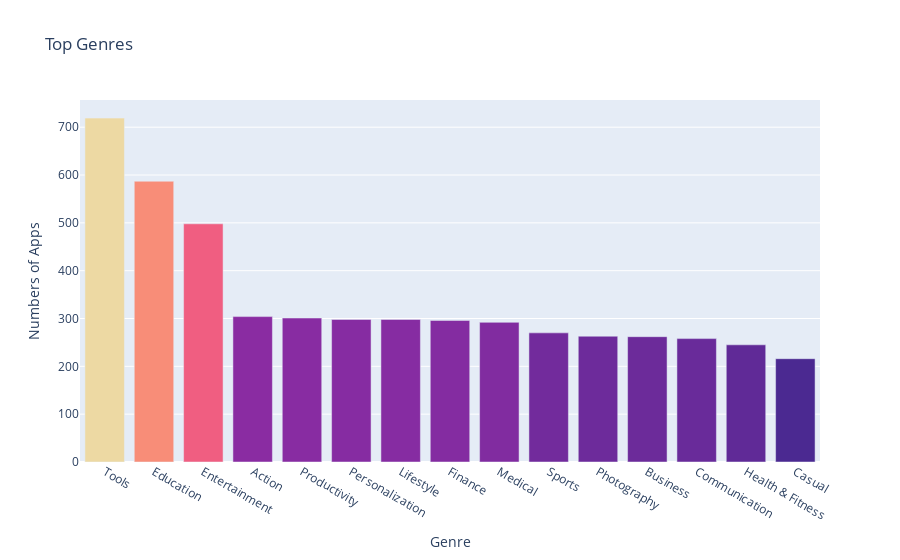

The code cell stored with this chart in its notebook:
### Code cell
bar = px.bar(x=num_genres.index[:15], y = num_genres.values[:15],title='Top Genres', 
             hover_name=num_genres.index[:15],
             color=num_genres.values[:15],
             color_continuous_scale='Agsunset')
bar.update_layout(xaxis_title='Genre',
                  yaxis_title='Numbers of Apps',
                  coloraxis_showscale=False)
bar.show()

### Figure 1 — Plotly figure (JSON) as saved in the notebook; plotly's stock layout.template omitted (floating-point values rounded to 4 significant figures)
{"data": [{"alignmentgroup": "True", "hovertemplate": "<b>%{hovertext}</b><br><br>x=%{x}<br>y=%{y}<br>color=%{marker.color}<extra></extra>", "hovertext": ["Tools", "Education", "Entertainment", "Action", "Productivity", "Personalization", "Lifestyle", "Finance", "Medical", "Sports", "Photography", "Business", "Communication", "Health & Fitness", "Casual"], "legendgroup": "", "marker": {"color": [719, 587, 498, 304, 301, 298, 298, 296, 292, 270, 263, 262, 258, 245, 216], "coloraxis": "coloraxis", "pattern": {"shape": ""}}, "name": "", "offsetgroup": "", "orientation": "v", "showlegend": false, "textposition": "auto", "type": "bar", "x": ["Tools", "Education", "Entertainment", "Action", "Productivity", "Personalization", "Lifestyle", "Finance", "Medical", "Sports", "Photography", "Business", "Communication", "Health & Fitness", "Casual"], "xaxis": "x", "y": [719, 587, 498, 304, 301, 298, 298, 296, 292, 270, 263, 262, 258, 245, 216], "yaxis": "y"}], "layout": {"autosize": true, "barmode": "relative", "coloraxis": {"colorbar": {"title": {"text": "color"}}, "colorscale": [[0, "rgb(75, 41, 145)"], [0.1667, "rgb(135, 44, 162)"], [0.3333, "rgb(192, 54, 157)"], [0.5, "rgb(234, 79, 136)"], [0.6667, "rgb(250, 120, 118)"], [0.8333, "rgb(246, 169, 122)"], [1, "rgb(237, 217, 163)"]], "showscale": false}, "legend": {"tracegroupgap": 0}, "title": {"text": "Top Genres"}, "xaxis": {"anchor": "y", "autorange": true, "domain": [0, 1], "range": [-0.5, 14.5], "title": {"text": "Genre"}, "type": "category"}, "yaxis": {"anchor": "x", "autorange": true, "domain": [0, 1], "range": [0, 756.8], "title": {"text": "Numbers of Apps"}, "type": "linear"}}}
